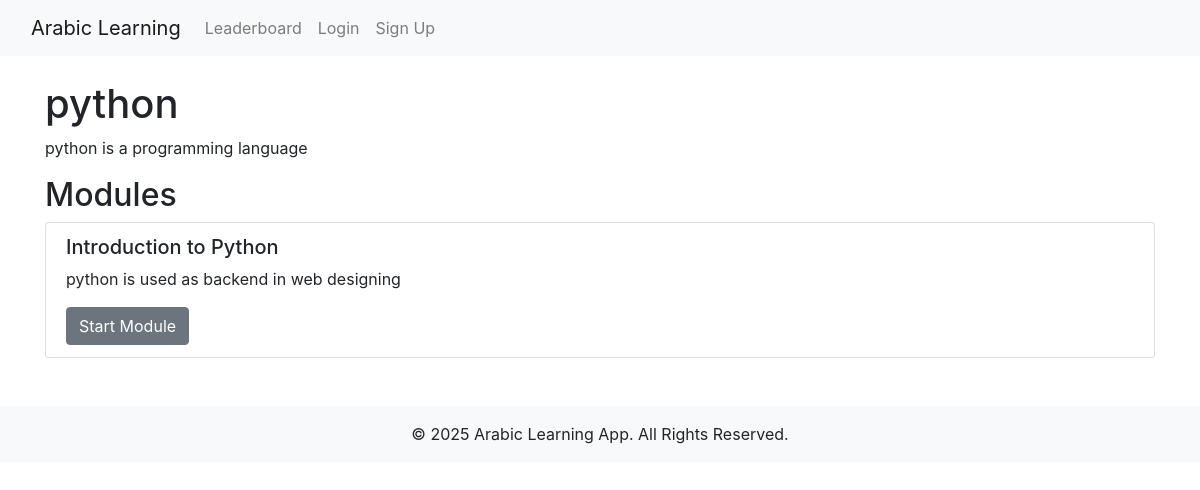
Screenshot of /arabic_lessons/courses/1/ with the database file from the repository.
### arabic_lessons/models.py (models this page shows, shortened)
class Course(models.Model):
    title = models.CharField(max_length=255)
    description = models.TextField()
    category = models.ForeignKey(Category, on_delete=models.CASCADE, related_name='courses')
    difficulty_level = models.CharField(
        max_length=50,
        choices=[("Beginner", "Beginner"), ("Intermediate", "Intermediate"), ("Advanced", "Advanced")],
    )
    image = models.ImageField(upload_to='course_images/', blank=True, null=True)

class Module(models.Model):
    course = models.ForeignKey(Course, on_delete=models.CASCADE, related_name='modules')
    title = models.CharField(max_length=255)
    description = models.TextField()
    order = models.IntegerField()

### arabic_lessons/views.py (the view)
# urls.py: path('courses/<int:course_id>/', views.course_detail, name='course_detail'),
def course_detail(request, course_id):
    course = get_object_or_404(Course, id=course_id)
    modules = course.modules.order_by('order')
    return render(request, 'arabic_lessons/course_detail.html', {'course': course, 'modules': modules})

### arabic_lessons/templates/arabic_lessons/course_detail.html (shortened to what this page needs)
{% extends 'arabic_lessons/base.html' %}
{% block content %}
<h1>{{ course.title }}</h1>
<p>{{ course.description }}</p>
<h2>Modules</h2>
<ul class="list-group">
    {% for module in modules %}
        <li class="list-group-item">
            <h5>{{ module.title }}</h5>
            <p>{{ module.description }}</p>
            {% if module.lessons.count > 0 %}
                <a href="{% url 'arabic_lessons:lesson_detail' course.id module.lessons.first.id %}" class="btn btn-secondary">
                    Start Module
                </a>
            {% else %}
                <p>No lessons available yet.</p>
            {% endif %}
        </li>
    {% endfor %}
</ul>
{% endblock %}

### rows the page displays
Course: title "python", description "python is a programming language"
Module: title "Introduction to Python", description "python is used as backend in web designing", shows "Start Module"
